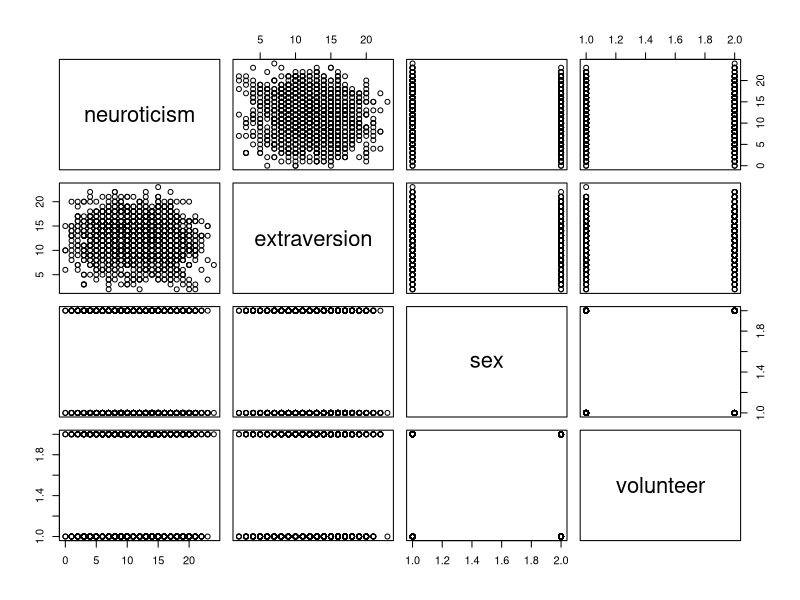
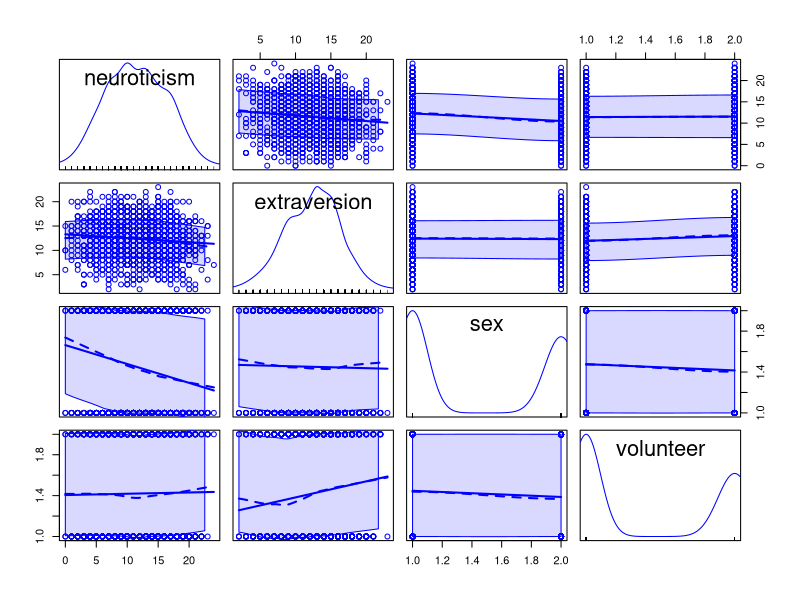

Reproduce these figures in R, in order. (Note: this script raises an error after producing the figures.)
#' ---
#' title: "Cowles data: Logistic regression tutorial"
#' author: "Michael Friendly"
#' date: "21 Jan 2015"
#' ---

library(effects)   ## load the effects package
library(car)       ## for Anova: type II tests
data(Cowles)

#' ## Start with some basic summaries and plots (not too useful)
summary(Cowles)
plot(Cowles)
car::scatterplotMatrix(Cowles)

#' ## Main effects model
mod.cowles0 <- glm(volunteer ~ sex + neuroticism + extraversion, 
    data=Cowles, family=binomial)
summary(mod.cowles0)
Anova(mod.cowles0)


#' ## Test all interactions
mod.cowles1 <- glm(volunteer ~ (sex + neuroticism + extraversion)^2, 
    data=Cowles, family=binomial)
summary(mod.cowles1)
Anova(mod.cowles1)

#' ## Add one interaction
mod.cowles <- glm(volunteer ~ sex + neuroticism * extraversion, 
    data=Cowles, family=binomial)
summary(mod.cowles)

#' ## Compare models
anova(mod.cowles0, mod.cowles, mod.cowles1, test="Chisq")
LRstats(mod.cowles0, mod.cowles, mod.cowles1)

#' Effect plots
eff.cowles <- allEffects(mod.cowles, 
			xlevels=list(extraversion=seq(0, 24, 8)))
plot(eff.cowles, multiline=TRUE)

plot(eff.cowles, 'neuroticism:extraversion', ylab="Prob(Volunteer)",
    ticks=list(at=c(.1,.25,.5,.75,.9)), layout=c(4,1), aspect=1)

plot(eff.cowles, 'neuroticism:extraversion', multiline=TRUE, 
    ylab="Prob(Volunteer)", 
    key.args=list(x = .8, y = .9))
